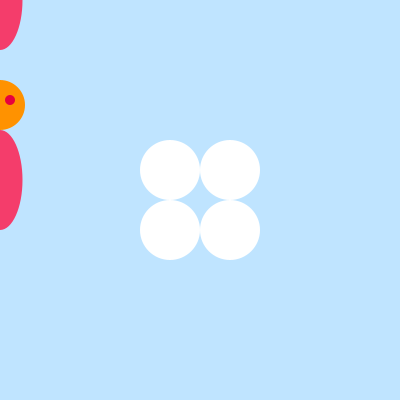
Frame 1 (no input)
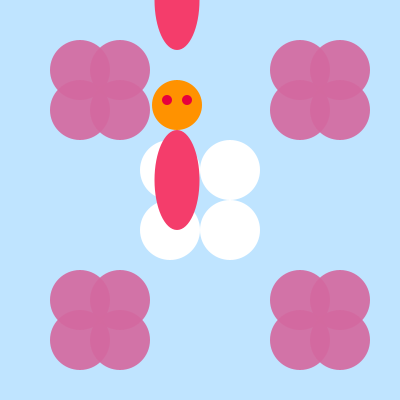
Frame 60 (the mouse pressed at the canvas centre just before this capture)
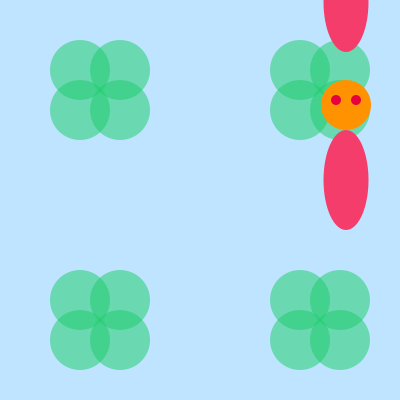
Frame 120 (the mouse held since frame 60 and released just before this capture)

The Processing sketch that drew these frames (run headless with seeded random() and noise(); from frame 60 on, the mouse is pressed at the canvas centre):

// Processing sketch: processing_5824
// ── processing_5824.pde

//Eindopdracht Programmeren door Barbara Kamphuis, ECP1a
float r;
float g;
float b;
float a;

int x = 0;
int y = 0;
int speed = 3;
int state = 0;

int BloemX = 160;
int BloemY = 110;
float BloemXFill = 0;

void setup() {
  
  size (400,400);
  stroke(255);
  frameRate(40);
  
}

void draw () {
background (#BFE4FF);
  
//BloemRechtsOnder
  noStroke();
  fill(g,b,r,a);
  ellipse(300,300,60,60);
  ellipse(340,300,60,60);
  ellipse(300,340,60,60);
  ellipse(340,340,60,60);
 
//BloemLinksOnder 
  fill(g,b,r,a);
  ellipse(80,340,60,60);
  ellipse(120,340,60,60);
  ellipse(120,300,60,60);
  ellipse(80,300,60,60); 

//BloemLinksBoven  
  fill(g,b,r,a);
  ellipse(80,70,60,60);
  ellipse(120,70,60,60);
  ellipse(80,110,60,60);
  ellipse(120,110,60,60);

//BloemRechtsBoven  
  fill(g,b,r,a);
  ellipse(300,70,60,60);
  ellipse(340,70,60,60);
  ellipse(300,110,60,60);
  ellipse(340,110,60,60);
  
  g = random(0,255);
  b = random(0,255);
  r = random(0,255);
  a = random(0,255);

//BloemMiddenMetMuisBeweging
  if (mouseX < 200 && mouseY < 200) {
  fill (255);
  ellipse(170,170,60,60);
  ellipse(230,170,60,60);
  ellipse(170,230,60,60);
  ellipse(230,230,60,60);
 }else if (mouseX > 200 && mouseY < 200) {
 }
  
//Engel1
  noStroke();
  fill (#F43D6B);
  ellipse(x,y,45,100);
  fill(#FF9200);
  ellipse(x,y-74,50,50);
  fill(#E7003E);
  ellipse(x-10,y-77,10,10);
  fill(#E7003E);
  ellipse(x+10,y-77,10,10); 
  fill(255);
  ellipse(x,y-110,60,10);
  
//Engel2
  noStroke();
  fill (#F43D6B);
  ellipse(x,180,45,100);
  fill(#FF9200);
  ellipse(x,105,50,50);
  fill(#E7003E);
  ellipse(x-10,100,10,10);
  fill(#E7003E);
  ellipse(x+10,100,10,10); 
  fill(255);
  ellipse(x,y-280,60,10);
  
//MijnEngeltjesBewegen 
  if(state == 0 ) { 
  x = x + speed; 
  if (x > width-50) { 
    x = width-50; 
    state = 1; 
    } 
} else if (state == 1) { 
  y = y + speed - 2; 
  x = x - speed + 1; 
  if (x < 0) { 
   y = 175; 
   x = 0; 
   state = 2; 
  }  
} else if (state == 2) { 
    x = x + speed; 
  if (x > width-50) { 
   y = 175; 
   x = 350; 
   state = 3; 
} 
} else if (state == 3) { 
  y = y + speed - 2; 
  x = x - speed + 1; 
  if (x < 0) { 
   y = 350; 
   x = 0; 
   state = 4; 
} 
} else if (state == 4) { 
    x = x + speed; 
  if (x > width-50) { 
   y = 350; 
   x = 350; 
   state = 5; 
} 
} else if (state == 5) { 
  x = 0; 
  y = 0; 
  state = 0; 
} 
}
